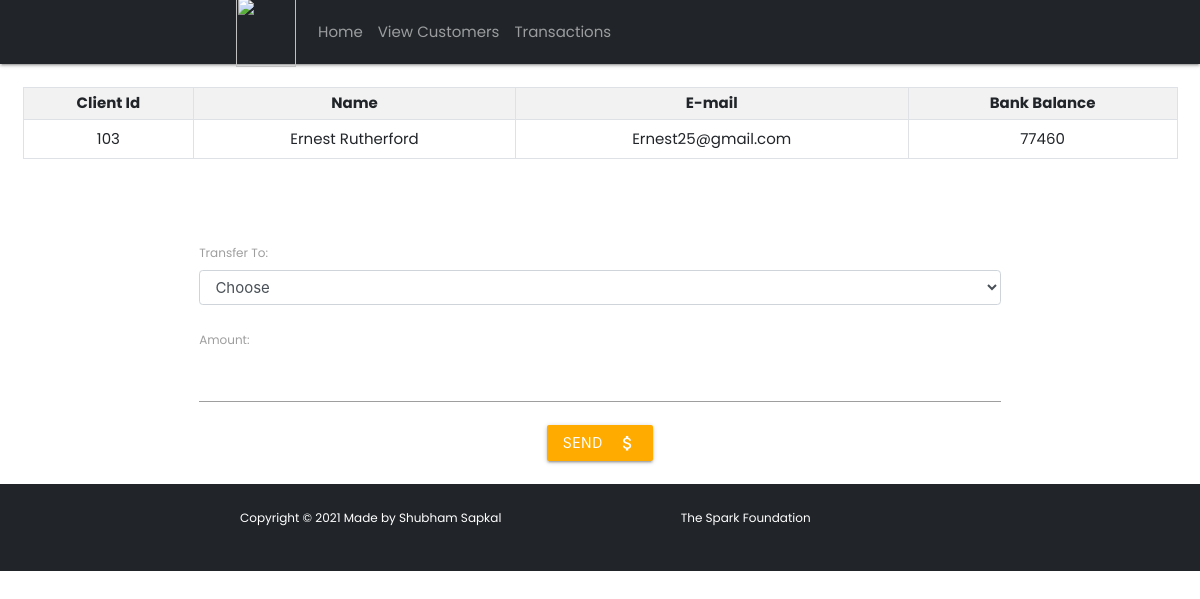
The app's page /userdetails.php?c_id=103 with its own data.
### tables this page shows
CREATE TABLE `customer` (
  `c_id` int(3) NOT NULL,
  `c_name` varchar(20) NOT NULL,
  `c_mail` varchar(20) DEFAULT NULL,
  `c_balance` int(10) NOT NULL
);

### userdetails.php (the view, shortened to what this page needs)
<!DOCTYPE html>
<html lang="en">
<head>
    <link rel="stylesheet" href="https://maxcdn.bootstrapcdn.com/bootstrap/4.0.0/css/bootstrap.min.css">
    <link rel="stylesheet" href="../css/style.css">
    <link rel="stylesheet" href="https://cdnjs.cloudflare.com/ajax/libs/materialize/1.0.0/css/materialize.min.css">
</head>
<body>
    <?php
    include 'navbar.php';
    ?>
    <div class="container-fluid">
        <?php
        include './connection.php';
        if (isset($_REQUEST['c_id'])) {
            $sid = $_GET['c_id'];
            $sql = "SELECT * FROM  customer where c_id=$sid";
            $result = mysqli_query($conn, $sql);
            $rows = mysqli_fetch_assoc($result);
        }
        ?>
        <form method="post" name="tcredit" class="tabletext"><br>
            <div class="container-fluid">
                <table class="table table-sm table-striped table-condensed table-bordered">
                    <tr>
                        <th class="text-center">Client Id</th>
                        <th class="text-center">Name</th>
                        <th class="text-center">E-mail</th>
                        <th class="text-center">Bank Balance</th>
                    </tr>
                    <tr>
                        <td class="center py-2"><?php echo (isset($rows['c_id']) ? $rows['c_id'] : ''); ?></td>
                        <td class="center py-2"><?php echo (isset($rows['c_name']) ? $rows['c_name'] : ''); ?></td>
                        <td class="center py-2"><?php echo (isset($rows['c_mail']) ? $rows['c_mail'] : ''); ?></td>
                        <td class="center py-2"><?php echo (isset($rows['c_balance']) ? $rows['c_balance'] : ''); ?></td>
                    </tr>
                </table>
            </div>
            <div class="container">
                <br><br><br>
                <label for="to">Transfer To:</label>
                <select id="to" name="to" class="form-control" required>
                    <option value="" disabled selected>Choose</option>
            </div>
            <br>
            <label for="amount">Amount:</label>
            <input type="number" class="form-control " name="amount" id="amount" required>
            <div class="text-center">
                <button class="btn mt-3 waves-effect waves-light amber accent-4" name="submit" type="submit" id="myBtn">Send<i class="material-icons right">attach_money</i></button>
            </div>
            <br>
        </form>
    </div>
  <footer class="bg-dark py-4 mt-auto">
            <div class="container px-5">
                <div class="row align-items-center justify-content-between flex-column flex-sm-row">
                    <div class="col-auto"><div class="small m-0 text-white">Copyright &copy; 2021 Made by Shubham Sapkal</div></div>
                    <div class="col-auto">
                        <a class="link-light small" href="https://www.thesparksfoundationsingapore.org/">The Spark Foundation</a>
                    </div>
                </div>
            </div>
        </footer>
</body>
</html>

### css/style.css (style rules this page uses)
body { font-family: Poppins; margin: 0; }
.container, .container-fluid, .container-xxl, .container-xl, .container-lg, .container-md, .container-sm { width: 100%; padding-right: var(--bs-gutter-x, 0.75rem); padding-left: var(--bs-gutter-x, 0.75rem); margin-right: auto; margin-left: auto; }
@media (min-width: 576px) { .container-sm, .container { max-width: 540px; } }
@media (min-width: 768px) { .container-md, .container-sm, .container { max-width: 720px; } }
@media (min-width: 992px) { .container-lg, .container-md, .container-sm, .container { max-width: 960px; } }
@media (min-width: 1200px) { .container-xl, .container-lg, .container-md, .container-sm, .container { max-width: 1140px; } }
.waves-effect { margin-top: 30px; }
.bg-dark { background-color: #212529 !important; }
.px-5 { padding-right: 3rem !important; padding-left: 3rem !important; }
.link-light { color: #f8f9fa; }
.m-0 { margin: 0 !important; }
.text-white { color: #fff !important; }
.justify-content-between { justify-content: space-between !important; }
.flex-column { flex-direction: column !important; }
.flex-sm-row { flex-direction: row !important; }
.col-auto { flex: 0 0 auto; width: auto; }
.py-4 { padding-top: 1.5rem !important; padding-bottom: 1.5rem !important; }
.mt-auto { margin-top: auto !important; }

### userdetails.php (style rules this page uses)
* { font-family: Poppins; }

### navbar.php (style rules this page uses)
a:link { color: white; }

### records on screen
customer: c_id "103", c_name "Ernest Rutherford", c_mail "Ernest25@gmail.com", c_balance "77460"
